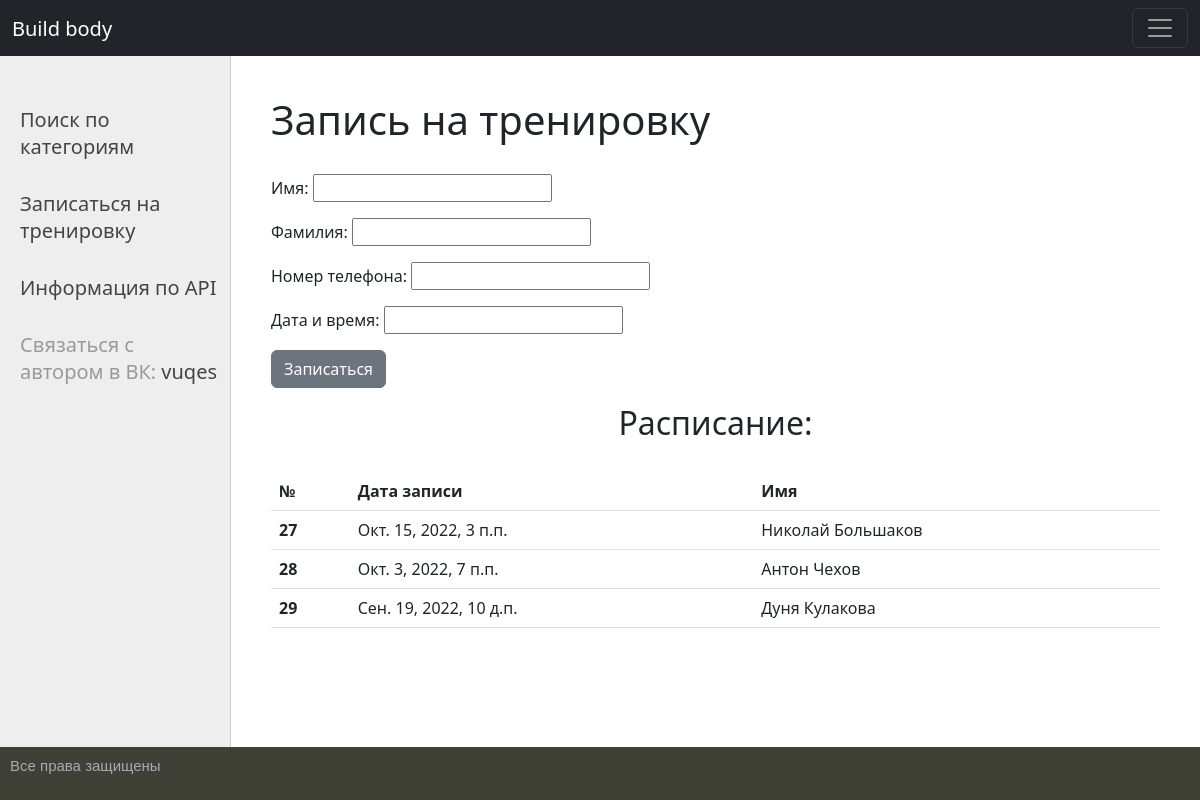
The app's page /write/, older data.
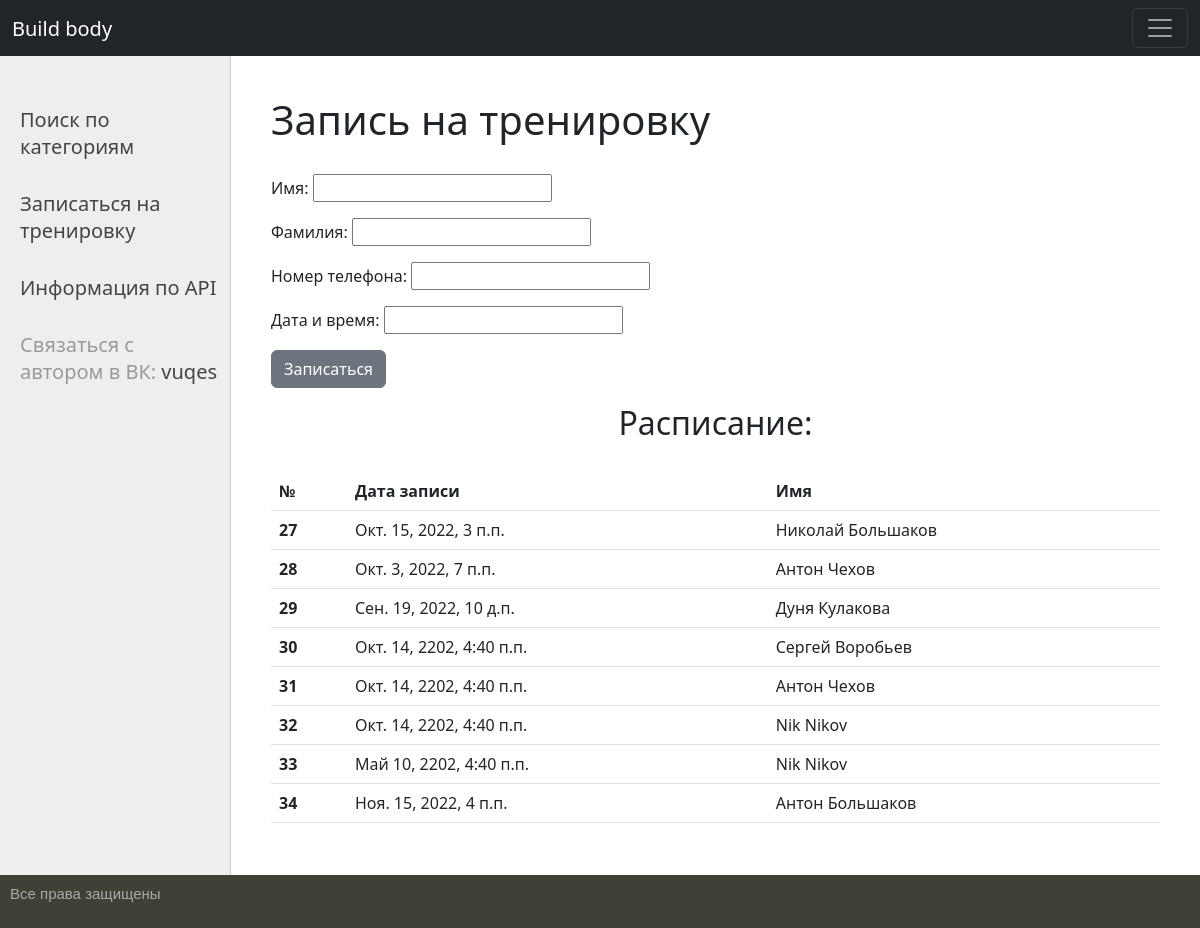
The same page, newer data.
### vuqes/models.py (models this page shows, shortened)
class WriteToTraining(models.Model):
    name = models.CharField(max_length=200, verbose_name='Имя')
    last_name = models.CharField(max_length=200, verbose_name='Фамилия')
    phone_number = models.CharField(max_length=200, verbose_name='Номер телефона ')
    datetime = models.DateTimeField(verbose_name='Дата записи', blank=True)

### vuqes/views.py (the view)
# urls.py: path('write/', write_up, name='write'),
def write_up(request):
    if request.method == 'POST':
        form = WriteUpForm(request.POST)
        if form.is_valid() and form.cleaned_data['datetime'] > timezone.now():
            try:
                WriteToTraining.objects.create(**form.cleaned_data)
                return redirect('write')
            except:
                form.add_error(None, 'Ошибка записи! Проверьте введенные вами данные')
        else:
            form.add_error(None, 'Ошибка записи! Неверно установлена дата.')
    else:
        form = WriteUpForm()
    context = {
        'user': request.user,
        'form': form,
        'title': 'Запись на тренировку',
        'get': WriteToTraining.objects.all(),
    }
    return render(request, 'vuqes/write.html', context)

### vuqes/forms.py
class WriteUpForm(forms.Form):
    name = forms.CharField(label='Имя', max_length=50)
    last_name = forms.CharField(label='Фамилия', max_length=50)
    phone_number = forms.CharField(label='Номер телефона')
    datetime = forms.DateTimeField(label='Дата и время', input_formats=['%d/%m/%Y %H:%M'])

### vuqes/templates/vuqes/write.html (shortened to what this page needs)
{% extends 'vuqes/base.html' %}
{% block content %}
  <h1>{{ title }}</h1>
<br>
<form action="{% url 'write' %}" method="post">{% csrf_token %}
    {{ form.as_p }}
    <button type="submit" class="btn btn-secondary">Записаться</button>
</form>
<h2 align="center">Расписание:</h2>
<br>
<table class="table caption-top">
  <thead>
    <tr>
      <th scope="col">№</th>
      <th scope="col">Дата записи</th>
      <th scope="col">Имя</th>
    </tr>
  </thead>
  <tbody>
  {% for i in get %}
    <tr>
      <th scope="row">{{ i.id }}</th>
      <td>{{ i.datetime }}</td>
      <td>{{ i.name }} {{ i.last_name }}</td>
    </tr>
          {% endfor %}
  </tbody>
</table>
{% endblock %}

### vuqes/templates/vuqes/base.html (shortened to what this page needs)
{% load static %}
<html>
<head>
	<link type="text/css" href="{% static 'vuqes/style.css' %}" rel="stylesheet" />
    <link href="https://cdn.jsdelivr.net/npm/bootstrap@5.2.1/dist/css/bootstrap.min.css" rel="stylesheet">
    <link href="https://bootstrap-4.ru/docs/5.2/assets/css/docs.css" rel="stylesheet">
</head>
<body class="body-style">
<table class="table-page" border=0 cellpadding="0" cellspacing="0">
<tr><td valign=top>
<nav class="navbar navbar-dark bg-dark">
  <div class="container-fluid">
    <a class="navbar-brand" href="/">Build body</a>
    <button class="navbar-toggler" type="button" data-bs-toggle="collapse" data-bs-target="#navbarSupportedContent" aria-controls="navbarSupportedContent" aria-expanded="false" aria-label="Переключатель навигации">
      <span class="navbar-toggler-icon"></span>
    </button>
  </div>
</nav>
<table class="table-content" border=0 cellpadding="0" cellspacing="0">
<tr>
<td valign="top" class="left-chapters">
	<ul id="leftchapters">
		<li><a href="{% url 'cat' %}">Поиск по категориям</a></li>
		<li><a href="{% url 'write' %}">Записаться на тренировку</a></li>
        <li><a href="{% url 'API' %}">Информация по API</a></li>
        <li>Связаться с автором в ВК: <a href="https://vk.com/vuqes/">vuqes</a></li>
	</ul>
</td>
<td valign="top" class="content">
	<div>
{% block content %}{% endblock %}
	</div>
</td></tr></table>
</td></tr>
<tr><td valign=top>
	<div id="footer" class="footer">
        <p>Все права защищены</p>
	</div>
</td></tr></table>
</body>
</html>

### vuqes/static/vuqes/style.css (style rules this page uses)
html, body { font-family: 'Arial'; margin: 0; padding: 0; height: 100%; width: 100%; color: #444; }
a { color: #0059b2; text-decoration: none; }
.table-page { width: 100%; height: 100%; vertical-align: top; }
.table-page tr { height: 100%; }
.table-content { width: 100%; min-height: 100%; height: 100%; }
.left-chapters { margin: 0; background: #eee; border-right: 1px solid #ccc; min-height: 100%; }
.left-chapters ul { width: 230px; min-height: 100%; margin: 0; padding: 20px 10px 10px 20px; list-style: none; font-size: 20px; }
.left-chapters ul li { margin: 30px 0 0 0; color: #999; }
.left-chapters ul li a { color: #444; text-decoration: none; }
.content { padding: 40px 40px 20px 40px; width: 100%; box-sizing: border-box; }
#footer { box-sizing: border-box; background: #3F4137; padding: 10px; color: #aaa; font-size: 15px; font-family: Verdana, Geneva, Arial, Helvetica; text-align: left; overflow: hidden; }

Row changes from the older to the newer data that the page shows:
added WriteToTraining: id "30", datetime "Окт. 14, 2202, 4:40 п.п.", name "Сергей", last_name "Воробьев"
added WriteToTraining: id "31", datetime "Окт. 14, 2202, 4:40 п.п.", name "Антон", last_name "Чехов"
added WriteToTraining: id "32", datetime "Окт. 14, 2202, 4:40 п.п.", name "Nik", last_name "Nikov"
added WriteToTraining: id "33", datetime "Май 10, 2202, 4:40 п.п.", name "Nik", last_name "Nikov"
added WriteToTraining: id "34", datetime "Ноя. 15, 2022, 4 п.п.", name "Антон", last_name "Большаков"
